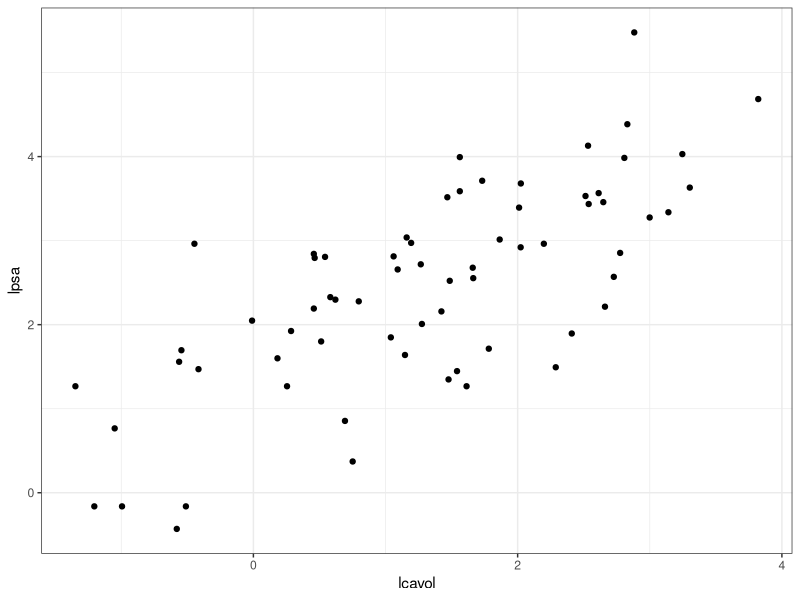
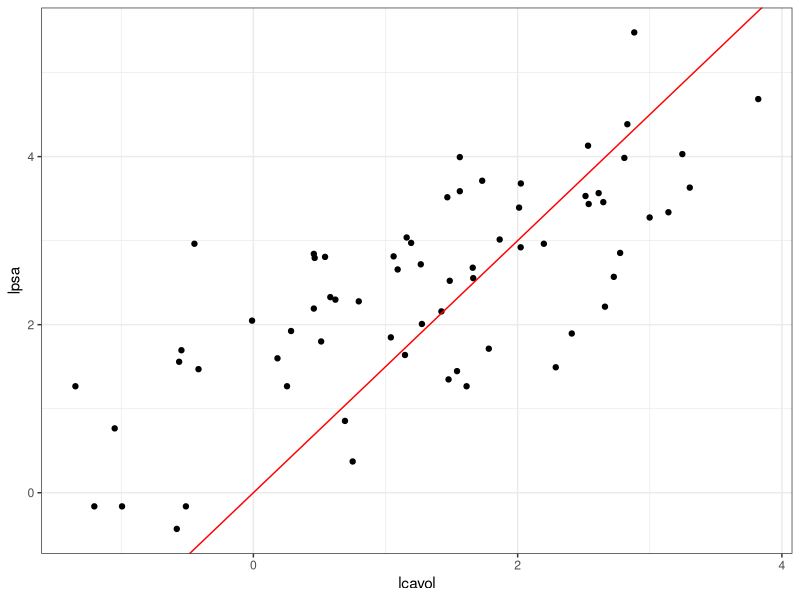
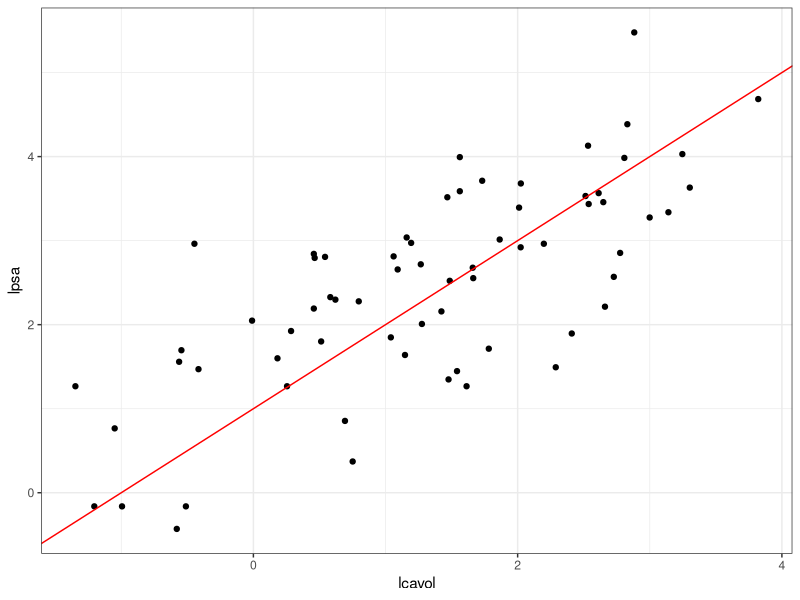
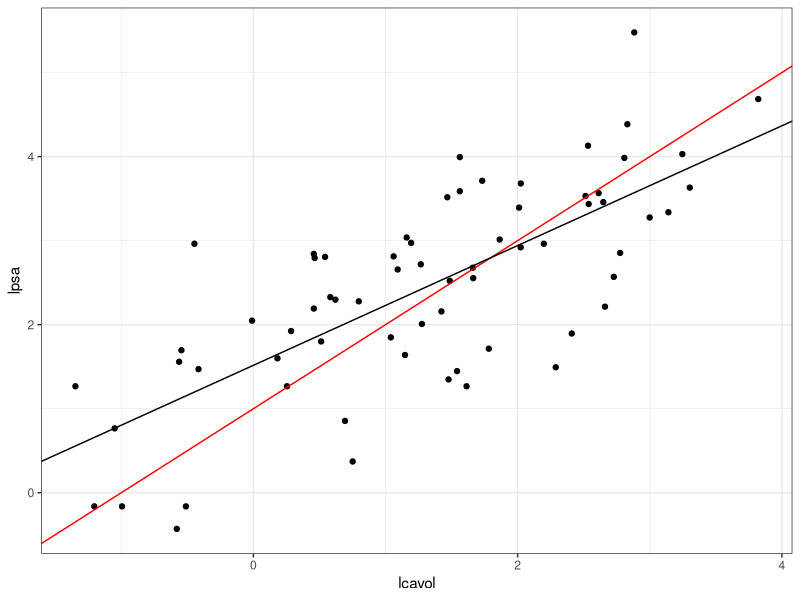

The R script that drew these images, in order:
## ---- chunk 1
library(ggplot2)
theme_set(theme_bw())
cbbPalette <- c("#000000", "#E69F00", "#56B4E9", "#009E73", "#F0E442", "#0072B2", "#D55E00", "#CC79A7")
## ---- chunk 2
library(readr)
library(dplyr)
library(knitr)
prostata <- read_csv('datos/prostate.csv') %>% select(lcavol, lpsa, train)
kable(head(prostata), format = 'html')
prostata_entrena <- filter(prostata, train)
ggplot(prostata_entrena, aes(x = lcavol, y = lpsa)) + geom_point()
## ---- chunk 3
rss_calc <- function(datos){
  y <- datos$lpsa
  x <- datos$lcavol
  fun_out <- function(beta){
    y_hat <- beta[1] + beta[2]*x
    e <- (y - y_hat)
    rss <- sum(e^2)
    rss
  }
  fun_out
}
## ---- chunk 4
rss <- rss_calc(prostata_entrena)
## ---- chunk 5
beta <- c(0,1.5)
rss(beta)
## ---- chunk 6
ggplot(prostata_entrena, aes(x = lcavol, y = lpsa)) + geom_point() +
  geom_abline(slope = beta[2], intercept = beta[1], col ='red')
## ---- chunk 7
beta <- c(1,1)
rss(beta)
ggplot(prostata_entrena, aes(x = lcavol, y = lpsa)) + geom_point() +
  geom_abline(slope = beta[2], intercept = beta[1], col ='red')
## ---- chunk 8
res_opt <- optim(c(0,0), rss, method = 'BFGS')
beta_hat <- res_opt$par
beta_hat
res_opt$convergence
## ---- chunk 9
ggplot(prostata_entrena, aes(x = lcavol, y = lpsa)) + geom_point() +
  geom_abline(slope = 1, intercept = 1, col ='red') +
  geom_abline(slope = beta_hat[2], intercept = beta_hat[1]) 
  
